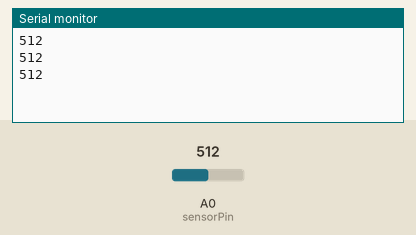
A sketch run on a simulated Arduino Uno, built with avr-gcc and run on an emulated ATmega328P. On the bench: the last lines printed to the serial monitor. Inputs (shaded band) come from the test bench; at power-on: A0 (sensorPin) = 512.

Above: at 1.2 s.
1.3 s: A0 (sensorPin) set to 497
At 1.9 s:
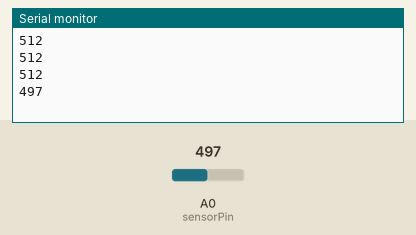
2.8 s: A0 (sensorPin) set to 478
At 3.4 s:
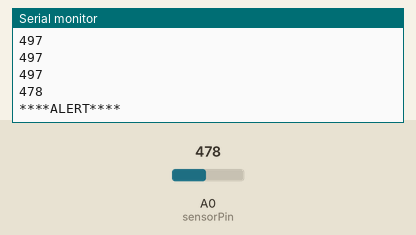
Timing chart, 0 to 5.8 s (numbered marks = the images above; inputs shaded):
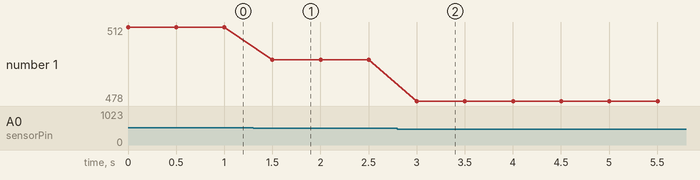

The sketch:

motion-sensor.ino
```cpp
const int sensorPin = 0;
int lightCal;
int lightVal;

void setup() {
  Serial.begin(115200);
  lightCal = analogRead(sensorPin);
}

void loop() {
  lightVal = analogRead(sensorPin);
  Serial.println(lightVal);

  if(lightCal - 25 > lightVal){
    Serial.println("****ALERT****");
  }
  delay(500);
}
```

Measured:
- the behaviour switches between 487 and 486 on A0 (sensorPin) (found by bisection; images 1 and 2)
- after the input at 1.3 s, the serial monitor: prints a new line after 0.20 s (image 1)
- after the input at 2.8 s, the serial monitor: prints a new line after 0.20 s (image 2)
- plotted number 1: 512 → 497 after the input at 1.3 s, 497 → 478 after the input at 2.8 s
